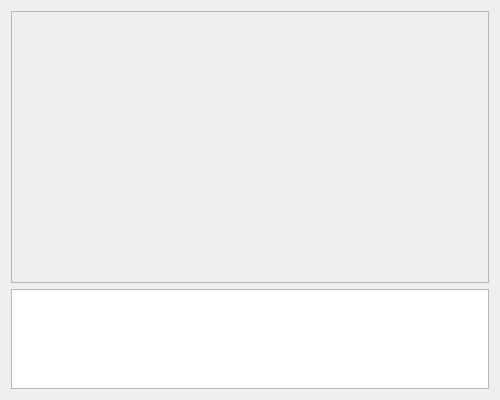
<?xml version="1.0" encoding="UTF-8"?>
<ui version="4.0">
 <class>Dialog</class>
 <widget class="QDialog" name="Dialog">
  <property name="geometry">
   <rect>
    <x>0</x>
    <y>0</y>
    <width>500</width>
    <height>400</height>
   </rect>
  </property>
  <property name="minimumSize">
   <size>
    <width>500</width>
    <height>400</height>
   </size>
  </property>
  <property name="windowTitle">
   <string>Field value</string>
  </property>
  <layout class="QVBoxLayout" name="verticalLayout">
   <item>
    <widget class="QScrollArea" name="scrollArea">
     <property name="widgetResizable">
      <bool>true</bool>
     </property>
     <widget class="QWidget" name="scrollAreaWidgetContents">
      <property name="geometry">
       <rect>
        <x>0</x>
        <y>0</y>
        <width>474</width>
        <height>264</height>
       </rect>
      </property>
      <layout class="QVBoxLayout" name="verticalLayout_2">
       <item>
        <widget class="QLabel" name="lbl_formatter">
         <property name="text">
          <string/>
         </property>
         <property name="scaledContents">
          <bool>false</bool>
         </property>
         <property name="alignment">
          <set>Qt::AlignLeading|Qt::AlignLeft|Qt::AlignVCenter</set>
         </property>
         <property name="wordWrap">
          <bool>true</bool>
         </property>
        </widget>
       </item>
      </layout>
     </widget>
    </widget>
   </item>
   <item>
    <widget class="QTextEdit" name="te_value">
     <property name="maximumSize">
      <size>
       <width>16777215</width>
       <height>100</height>
      </size>
     </property>
    </widget>
   </item>
  </layout>
 </widget>
 <resources/>
 <connections/>
</ui>
